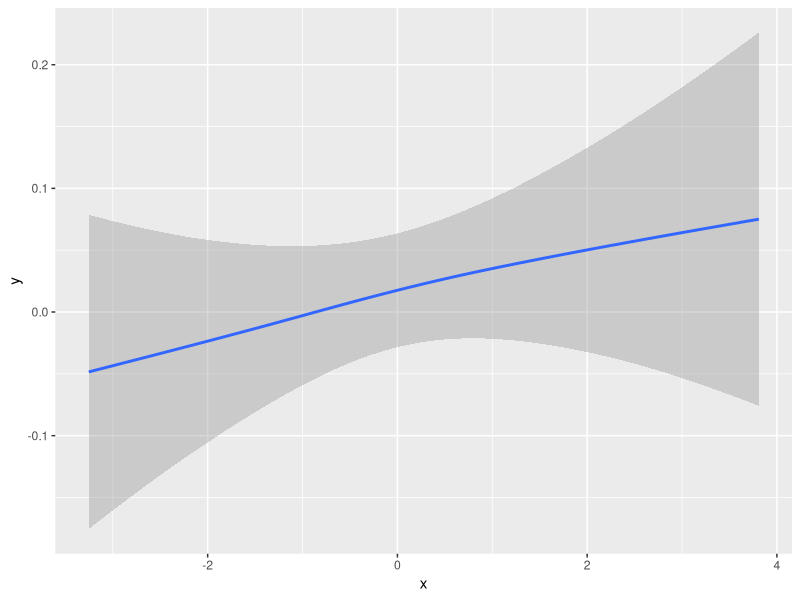

Reproduce this figure in R.
## ---- chunk 1
library(ggplot2)
packageVersion("ggplot2")

set.seed(1)
df <- data.frame(x = rnorm(2000), y = rnorm(2000))
ggplot(df, aes(x, y)) + stat_smooth()
